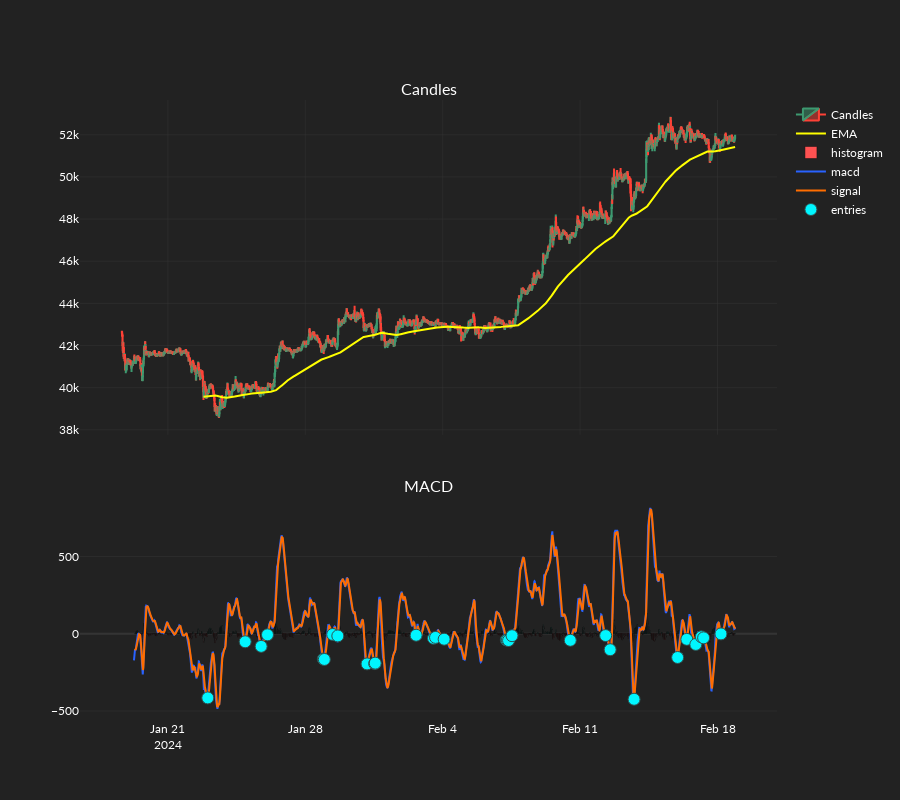
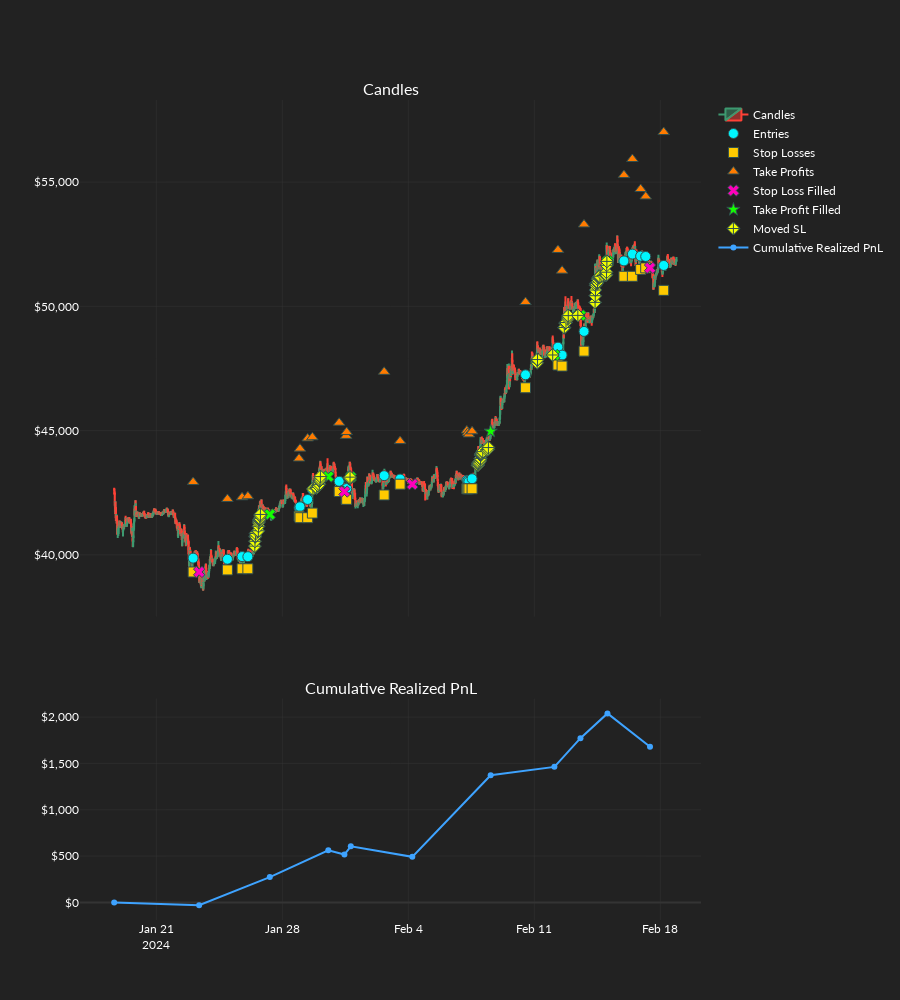

These figures' notebook cell, in order:
### Code cell
order_records_df = or_backtest(
    backtest_settings=backtest_settings,
    candles=candles,
    dos_arrays=dos_arrays,
    exchange_settings=exchange_settings,
    static_os=static_os,
    strategy=macd_strat,
    dos_index=15,
    ind_set_index=13,
    plot_results=True,
    logger_bool=True,
)

### Figure 1 — Plotly figure (JSON) as saved in the notebook; plotly's stock layout.template omitted (floating-point values rounded to 4 significant figures; data arrays with more than 128 entries replaced by an {"elided": "..."} marker saying what was removed)
{"data": [{"close": {"elided": "3000 float values"}, "high": {"elided": "3000 float values"}, "low": {"elided": "3000 float values"}, "name": "Candles", "open": {"elided": "3000 float values"}, "type": "candlestick", "x": {"elided": "3000 str values"}, "xaxis": "x", "yaxis": "y"}, {"line": {"color": "yellow"}, "name": "EMA", "type": "scatter", "x": {"elided": "3000 str values"}, "xaxis": "x", "y": {"elided": "3000 float values"}, "yaxis": "y"}, {"marker": {"color": {"elided": "3000 str values"}}, "name": "histogram", "type": "bar", "x": {"elided": "3000 str values"}, "xaxis": "x2", "y": {"elided": "3000 float values"}, "yaxis": "y2"}, {"line": {"color": "#2962FF"}, "name": "macd", "type": "scatter", "x": {"elided": "3000 str values"}, "xaxis": "x2", "y": {"elided": "3000 float values"}, "yaxis": "y2"}, {"line": {"color": "#FF6D00"}, "name": "signal", "type": "scatter", "x": {"elided": "3000 str values"}, "xaxis": "x2", "y": {"elided": "3000 float values"}, "yaxis": "y2"}, {"marker": {"color": "#00F6FF", "line": {"color": "DarkSlateGrey", "width": 1}, "size": 12, "symbol": "circle"}, "mode": "markers", "name": "entries", "type": "scatter", "x": {"elided": "3000 str values"}, "xaxis": "x2", "y": {"elided": "3000 float values"}, "yaxis": "y2"}], "layout": {"annotations": [{"font": {"size": 16}, "showarrow": false, "text": "Candles", "x": 0.5, "xanchor": "center", "xref": "paper", "y": 1, "yanchor": "bottom", "yref": "paper"}, {"font": {"size": 16}, "showarrow": false, "text": "MACD", "x": 0.5, "xanchor": "center", "xref": "paper", "y": 0.36, "yanchor": "bottom", "yref": "paper"}], "height": 800, "xaxis": {"anchor": "y", "domain": [0, 1], "matches": "x2", "rangeslider": {"visible": false}, "showticklabels": false}, "xaxis2": {"anchor": "y2", "domain": [0, 1]}, "yaxis": {"anchor": "x", "domain": [0.46, 1]}, "yaxis2": {"anchor": "x2", "domain": [0, 0.36]}}}

### Figure 2 — Plotly figure (JSON) as saved in the notebook; plotly's stock layout.template omitted (floating-point values rounded to 4 significant figures; data arrays with more than 128 entries replaced by an {"elided": "..."} marker saying what was removed)
{"data": [{"close": {"elided": "3000 float values"}, "high": {"elided": "3000 float values"}, "low": {"elided": "3000 float values"}, "name": "Candles", "open": {"elided": "3000 float values"}, "type": "candlestick", "x": {"elided": "3000 str values"}, "xaxis": "x", "yaxis": "y"}, {"marker": {"color": "#00F6FF", "line": {"color": "DarkSlateGrey", "width": 1}, "size": 10, "symbol": "circle"}, "mode": "markers", "name": "Entries", "type": "scatter", "x": ["2024-01-23T01:00:00", "2024-01-24T22:45:00", "2024-01-25T18:15:00", "2024-01-26T02:00:00", "2024-01-28T22:15:00", "2024-01-28T23:30:00", "2024-01-29T09:45:00", "2024-01-29T16:00:00", "2024-01-31T03:45:00", "2024-01-31T13:00:00", "2024-01-31T13:45:00", "2024-02-02T15:45:00", "2024-02-03T13:00:00", "2024-02-07T06:00:00", "2024-02-07T07:15:00", "2024-02-07T08:45:00", "2024-02-07T13:00:00", "2024-02-10T12:15:00", "2024-02-12T07:30:00", "2024-02-12T13:00:00", "2024-02-13T18:15:00", "2024-02-15T23:30:00", "2024-02-16T10:45:00", "2024-02-16T21:45:00", "2024-02-17T04:30:00", "2024-02-18T04:30:00"], "xaxis": "x", "y": [39870.0, 39830.0, 39930.0, 39930.0, 41900.0, 41940.0, 42230.0, 42620.0, 42960.0, 42610.0, 42670.0, 43190.0, 43050.0, 43002, 42970.0, 42950.0, 43065, 47250.0, 48360.0, 48040.0, 48990.0, 51830.0, 52100.0, 52020.0, 52010.0, 51650.0], "yaxis": "y"}, {"marker": {"color": "#FFCA00", "line": {"color": "DarkSlateGrey", "width": 1}, "size": 10, "symbol": "square"}, "mode": "markers", "name": "Stop Losses", "type": "scatter", "x": ["2024-01-23T01:00:00", "2024-01-24T22:45:00", "2024-01-25T18:15:00", "2024-01-26T02:00:00", "2024-01-28T22:15:00", "2024-01-28T23:30:00", "2024-01-29T09:45:00", "2024-01-29T16:00:00", "2024-01-31T03:45:00", "2024-01-31T13:00:00", "2024-01-31T13:45:00", "2024-02-02T15:45:00", "2024-02-03T13:00:00", "2024-02-07T06:00:00", "2024-02-07T07:15:00", "2024-02-07T08:45:00", "2024-02-07T13:00:00", "2024-02-10T12:15:00", "2024-02-12T07:30:00", "2024-02-12T13:00:00", "2024-02-13T18:15:00", "2024-02-15T23:30:00", "2024-02-16T10:45:00", "2024-02-16T21:45:00", "2024-02-17T04:30:00", "2024-02-18T04:30:00"], "xaxis": "x", "y": [39312, 39400.0, 39440.0, 39440.0, 41560.0, 41500.0, 41500.0, 41680.0, 42550.0, 42240.0, 42240.0, 42410.0, 42840.0, 42660.0, 42660.0, 42660.0, 42660.0, 46725, 47640.0, 47600.0, 48200.0, 51210.0, 51210.0, 51490.0, 51550.0, 50640.0], "yaxis": "y"}, {"marker": {"color": "#FF7B00", "line": {"color": "DarkSlateGrey", "width": 1}, "size": 10, "symbol": "triangle-up"}, "mode": "markers", "name": "Take Profits", "type": "scatter", "x": ["2024-01-23T01:00:00", "2024-01-24T22:45:00", "2024-01-25T18:15:00", "2024-01-26T02:00:00", "2024-01-28T22:15:00", "2024-01-28T23:30:00", "2024-01-29T09:45:00", "2024-01-29T16:00:00", "2024-01-31T03:45:00", "2024-01-31T13:00:00", "2024-01-31T13:45:00", "2024-02-02T15:45:00", "2024-02-03T13:00:00", "2024-02-07T06:00:00", "2024-02-07T07:15:00", "2024-02-07T08:45:00", "2024-02-07T13:00:00", "2024-02-10T12:15:00", "2024-02-12T07:30:00", "2024-02-12T13:00:00", "2024-02-13T18:15:00", "2024-02-15T23:30:00", "2024-02-16T10:45:00", "2024-02-16T21:45:00", "2024-02-17T04:30:00", "2024-02-18T04:30:00"], "xaxis": "x", "y": [42930.0, 42250.0, 42320.0, 42360.0, 43880.0, 44280.0, 44690.0, 44730.0, 45320.0, 44790.0, 44940.0, 47370.0, 44580.0, 45000.0, 44910.0, 44850.0, 44970.0, 50170.0, 52270.0, 51435, 53300.0, 55280.0, 55930.0, 54720.0, 54420.0, 57010.0], "yaxis": "y"}, {"marker": {"color": ["#FF00BB", "#14FF00", "#14FF00", "#FF00BB", "#14FF00", "#FF00BB", "#14FF00", "#14FF00", "#14FF00", "#FF00BB"], "line": {"color": "DarkSlateGrey", "width": 1}, "size": 10, "symbol": "x"}, "mode": "markers", "name": "Stop Loss Filled", "type": "scatter", "x": ["2024-01-23T09:00:00", "2024-01-27T07:15:00", "2024-01-30T13:15:00", "2024-01-31T10:45:00", "2024-01-31T19:15:00", "2024-02-04T05:15:00", "2024-02-12T02:45:00", "2024-02-13T13:30:00", "2024-02-15T01:30:00", "2024-02-17T10:15:00"], "xaxis": "x", "y": [39312, 41630.0, 43150.0, 42550.0, 43130.0, 42840.0, 48040.0, 49640.0, 51810.0, 51550.0], "yaxis": "y"}, {"marker": {"color": "#14FF00", "line": {"color": "DarkSlateGrey", "width": 1}, "size": 10, "symbol": "star"}, "mode": "markers", "name": "Take Profit Filled", "type": "scatter", "x": ["2024-02-08T13:45:00"], "xaxis": "x", "y": [44970.0], "yaxis": "y"}, {"marker": {"color": "#F1FF00", "line": {"color": "DarkSlateGrey", "width": 1}, "size": 10, "symbol": "diamond-cross"}, "mode": "markers", "name": "Moved SL", "type": "scatter", "x": ["2024-01-26T11:15:00", "2024-01-26T11:30:00", "2024-01-26T11:45:00", "2024-01-26T12:00:00", "2024-01-26T12:15:00", "2024-01-26T15:00:00", "2024-01-26T16:00:00", "2024-01-26T16:15:00", "2024-01-26T16:30:00", "2024-01-26T16:45:00", "2024-01-26T17:00:00", "2024-01-26T17:45:00", "2024-01-26T18:00:00", "2024-01-26T18:30:00", "2024-01-26T18:45:00", "2024-01-29T16:45:00", "2024-01-29T21:15:00", "2024-01-29T21:45:00", "2024-01-29T23:45:00", "2024-01-30T01:15:00", "2024-01-30T01:30:00", "2024-01-30T02:00:00", "2024-01-30T02:15:00", "2024-01-30T02:45:00", "2024-01-31T17:30:00", "2024-01-31T17:45:00", "2024-01-31T18:15:00", "2024-02-07T20:30:00", "2024-02-07T20:45:00", "2024-02-07T21:00:00", "2024-02-07T21:15:00", "2024-02-07T21:30:00", "2024-02-07T22:15:00", "2024-02-07T23:45:00", "2024-02-08T00:00:00", "2024-02-08T00:15:00", "2024-02-08T00:30:00", "2024-02-08T00:45:00", "2024-02-08T01:00:00", "2024-02-08T02:00:00", "2024-02-08T03:00:00", "2024-02-08T03:15:00", "2024-02-08T08:45:00", "2024-02-08T10:30:00", "2024-02-08T10:45:00", "2024-02-11T03:45:00", "2024-02-11T04:00:00", "2024-02-11T04:15:00", "2024-02-12T00:30:00", "2024-02-12T15:45:00", "2024-02-12T16:00:00", "2024-02-12T17:15:00", "2024-02-12T17:45:00", "2024-02-12T18:15:00", "2024-02-12T20:45:00", "2024-02-12T21:00:00", "2024-02-12T21:15:00", "2024-02-13T10:00:00", "2024-02-14T09:00:00", "2024-02-14T09:15:00", "2024-02-14T09:30:00", "2024-02-14T09:45:00", "2024-02-14T10:00:00", "2024-02-14T12:00:00", "2024-02-14T12:15:00", "2024-02-14T12:30:00", "2024-02-14T13:30:00", "2024-02-14T13:45:00", "2024-02-14T14:30:00", "2024-02-14T14:45:00", "2024-02-14T15:30:00", "2024-02-14T20:15:00", "2024-02-14T23:00:00", "2024-02-14T23:30:00", "2024-02-15T00:00:00", "2024-02-15T00:15:00", "2024-02-15T00:30:00", "2024-02-15T00:45:00"], "xaxis": "x", "y": [40350.0, 40550.0, 40730.0, 40760.0, 40860.0, 40940.0, 40970.0, 41150.0, 41290.0, 41360.0, 41420.0, 41430.0, 41470.0, 41570.0, 41630.0, 42650.0, 42690.0, 42710.0, 42790.0, 42840.0, 42974, 42990.0, 43050.0, 43150.0, 43060.0, 43090.0, 43130.0, 43590.0, 43610.0, 43660.0, 43670.0, 43710, 43730.0, 43780.0, 43870.0, 43880.0, 44010.0, 44040.0, 44080.0, 44100.0, 44150.0, 44160.0, 44220.0, 44240.0, 44320.0, 47730.0, 47850.0, 47860.0, 48040.0, 49140.0, 49150.0, 49320.0, 49350.0, 49350.0, 49500.0, 49570.0, 49627, 49640.0, 50160.0, 50430.0, 50660.0, 50850.0, 50920.0, 50940.0, 50980.0, 51090, 51160.0, 51170.0, 51180.0, 51190.0, 51210.0, 51240.0, 51246, 51270.0, 51270.0, 51370.0, 51650.0, 51810.0], "yaxis": "y"}, {"line": {"color": "#3EA3FF"}, "name": "Cumulative Realized PnL", "type": "scatter", "x": ["2024-01-18T15:45:00", "2024-01-23T09:00:00", "2024-01-27T07:15:00", "2024-01-30T13:15:00", "2024-01-31T10:45:00", "2024-01-31T19:15:00", "2024-02-04T05:15:00", "2024-02-08T13:45:00", "2024-02-12T02:45:00", "2024-02-13T13:30:00", "2024-02-15T01:30:00", "2024-02-17T10:15:00"], "xaxis": "x2", "y": [0, -30.25, 272.6, 562.5, 516.6, 605.0, 491.7, 1372.0, 1463.0, 1772.0, 2040.0, 1680.0], "yaxis": "y2"}], "layout": {"annotations": [{"font": {"size": 16}, "showarrow": false, "text": "Candles", "x": 0.5, "xanchor": "center", "xref": "paper", "y": 1, "yanchor": "bottom", "yref": "paper"}, {"font": {"size": 16}, "showarrow": false, "text": "Cumulative Realized PnL", "x": 0.5, "xanchor": "center", "xref": "paper", "y": 0.27, "yanchor": "bottom", "yref": "paper"}], "height": 1000, "xaxis": {"anchor": "y", "domain": [0, 1], "matches": "x2", "rangeslider": {"visible": false}, "showticklabels": false}, "xaxis2": {"anchor": "y2", "domain": [0, 1]}, "yaxis": {"anchor": "x", "domain": [0.37, 1], "tickformat": "$,"}, "yaxis2": {"anchor": "x2", "domain": [0, 0.27], "tickformat": "$,"}}}
